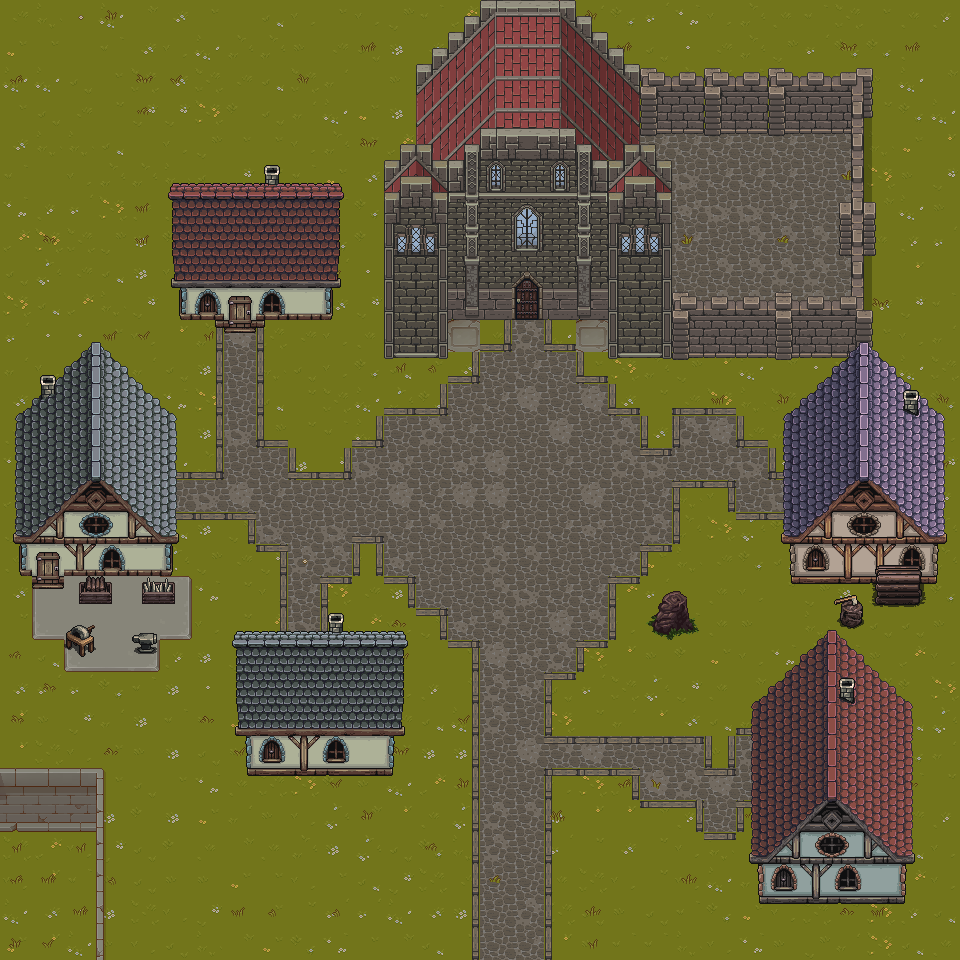

This game map was drawn from its Tiled (.tmx) file and the tilesets committed beside it. A one-line description and the trimmed map source follow:
An orthogonal 30x30 tile map with 32x32 px tiles, 13 tile layers (Maailman pohja, Road, Curb, Curb 2, ...), 4 hidden layers not drawn, 11 tilesets.

<map version="1.10" tiledversion="1.10.2" orientation="orthogonal" renderorder="right-down" width="30" height="30" tilewidth="32" tileheight="32" infinite="0" nextlayerid="22" nextobjectid="1">
 <tileset firstgid="1" source="../Game sprites/World Sprites/Pixel Art Top Down - Basic/Texture/TX Tileset Wall.tsx" />
 <tileset firstgid="257" source="../Game sprites/World Sprites/Pixel Art Top Down - Basic/Texture/TX Shadow.tsx" />
 <tileset firstgid="513" source="../Game sprites/World Sprites/Pixel Art Top Down - Basic/Texture/TX Tileset Grass.tsx" />
 <tileset firstgid="577" source="../Game sprites/World Sprites/Houses_Pack/houses.tsx" />
 <tileset firstgid="1601" source="../Game sprites/World Sprites/Castle interior x exterior/castle_interriors.tsx" />
 <tileset firstgid="2921" source="../Game sprites/World Sprites/Castle interior x exterior/castle_outside_shadows.tsx" />
 <tileset firstgid="4571" source="../Game sprites/World Sprites/Pixel Art Top Down - Basic/Texture/TX Props.tsx" />
 <tileset firstgid="4827" source="../Game sprites/World Sprites/Pixel Art Top Down - Basic/Texture/TX Plant.tsx" />
 <tileset firstgid="5083" source="../Game sprites/World Sprites/Pixel Art Top Down - Basic/Texture/TX Shadow Plant.tsx" />
 <tileset firstgid="5339" source="../Game sprites/World Sprites/House interior/decorative_props.tsx" />
 <tileset firstgid="5595" source="../Game sprites/World Sprites/Pixel Art Top Down - Basic/Texture/TX Tileset Stone Ground.tsx" />
 <layer id="1" name="Maailman pohja" width="30" height="30">
  <data>[900 cells, 900 non-empty, 45 distinct tile ids]</data>
 </layer>
 <layer id="16" name="Road" width="30" height="30">
  <data>[900 cells, 142 non-empty, 18 distinct tile ids]</data>
 </layer>
 <layer id="18" name="Curb" width="30" height="30">
  <data>[900 cells, 61 non-empty, 2 distinct tile ids]</data>
 </layer>
 <layer id="20" name="Curb 2" width="30" height="30">
  <data>[900 cells, 50 non-empty, 2 distinct tile ids]</data>
 </layer>
 <layer id="4" name="Ruoho" width="30" height="30">
  <data>[900 cells, 872 non-empty, 128 distinct tile ids]</data>
 </layer>
 <layer id="3" name="Varjot" width="30" height="30" visible="0">
  <data>[900 cells, 82 non-empty, 29 distinct tile ids]</data>
 </layer>
 <layer id="2" name="Wall" width="30" height="30">
  <data>[900 cells, 12 non-empty, 10 distinct tile ids]</data>
 </layer>
 <layer id="13" name="Puut" width="30" height="30" visible="0">
  <data>[900 cells, 131 non-empty, 52 distinct tile ids]</data>
 </layer>
 <layer id="15" name="Haudat" width="30" height="30" visible="0">
  <data>[900 cells, 18 non-empty, 6 distinct tile ids]</data>
 </layer>
 <layer id="14" name="Hauta seinät" width="30" height="30">
  <data>[900 cells, 53 non-empty, 27 distinct tile ids]</data>
 </layer>
 <layer id="5" name="House,s" width="30" height="30">
  <data>[900 cells, 300 non-empty, 285 distinct tile ids]</data>
 </layer>
 <layer id="8" name="Outerhosu_layer" width="30" height="30">
  <data>[900 cells, 32 non-empty, 22 distinct tile ids]</data>
 </layer>
 <layer id="9" name="Outesthouse_layer" width="30" height="30">
  <data>[900 cells, 45 non-empty, 14 distinct tile ids]</data>
 </layer>
 <layer id="10" name="Window" width="30" height="30" offsetx="15.5" offsety="11">
  <data>[900 cells, 4 non-empty, 4 distinct tile ids]</data>
 </layer>
 <layer id="21" name="Objects" width="30" height="30">
  <data>[900 cells, 18 non-empty, 18 distinct tile ids]</data>
 </layer>
 <layer id="11" name="Ulkoisemmat objektit" width="30" height="30" visible="0">
  <data>[900 cells, 26 non-empty, 17 distinct tile ids]</data>
 </layer>
 <layer id="6" name="chimney" width="30" height="30">
  <data>[900 cells, 5 non-empty, 5 distinct tile ids]</data>
 </layer>
</map>
